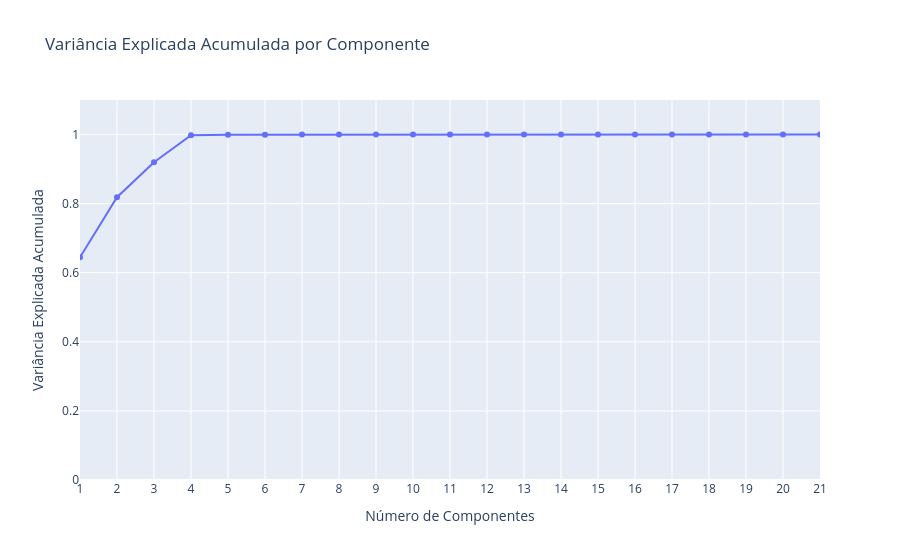

Notebook source saved alongside this figure:
### Markdown cell above
### Análise de Componentes Principais

A Análise de Componentes Principais (PCA) é uma técnica que identifica as principais componentes, variáveis, que influenciam, determinam, o resultado da variável alvo. As componentes são o resultado da combinação linear das variáveis originais que formam as bases ortoganais que descrevem as variáveis explicativas. As principais componentes são aquelas que mais contribuem na formação das variáveis explicativas. Essa metodologia tem como objetivo diminuir a complexidade dos dados, pois diminui o número de campos ao excluir aqueles com menor peso na contribuição.

O gráfico de variância explicada acumulada por componente, a seguir, indica quanto do comportamento da base de dados pode ser explicada a cada novo componente que se adiciona.

### Code cell
pca = PCA(n_components=21)
pca.fit(xo)

explained_variance = pca.explained_variance_ratio_
cumulative_variance = explained_variance.cumsum()
df_pca = pd.DataFrame({
    'n_components': range(1, len(cumulative_variance) + 1),
    'cumulative_variance': cumulative_variance})

fig = px.line(df_pca, x='n_components', y='cumulative_variance',
    markers=True, title='Variância Explicada Acumulada por Componente',
    labels={'n_components': 'Número de Componentes', 'cumulative_variance': 'Variância Explicada Acumulada'})
fig.update_layout(xaxis=dict(dtick=1, tickmode='linear', range=[1, len(cumulative_variance)]),
                  yaxis=dict(range=[0, 1.1]))
fig.show()

### Figure 1 — Plotly figure (JSON) as saved in the notebook; plotly's stock layout.template omitted (floating-point values rounded to 4 significant figures)
{"data": [{"hovertemplate": "Número de Componentes=%{x}<br>Variância Explicada Acumulada=%{y}<extra></extra>", "legendgroup": "", "line": {"color": "#636efa", "dash": "solid"}, "marker": {"symbol": "circle"}, "mode": "lines+markers", "name": "", "orientation": "v", "showlegend": false, "type": "scatter", "x": [1, 2, 3, 4, 5, 6, 7, 8, 9, 10, 11, 12, 13, 14, 15, 16, 17, 18, 19, 20, 21], "xaxis": "x", "y": [0.6446, 0.8187, 0.9201, 0.9982, 0.9996, 0.9997, 0.9998, 0.9999, 0.9999, 0.9999, 0.9999, 1.0, 1.0, 1.0, 1.0, 1.0, 1.0, 1.0, 1.0, 1.0, 1.0], "yaxis": "y"}], "layout": {"legend": {"tracegroupgap": 0}, "title": {"text": "Variância Explicada Acumulada por Componente"}, "xaxis": {"anchor": "y", "domain": [0, 1], "dtick": 1, "range": [1, 21], "tickmode": "linear", "title": {"text": "Número de Componentes"}}, "yaxis": {"anchor": "x", "domain": [0, 1], "range": [0, 1.1], "title": {"text": "Variância Explicada Acumulada"}}}}
